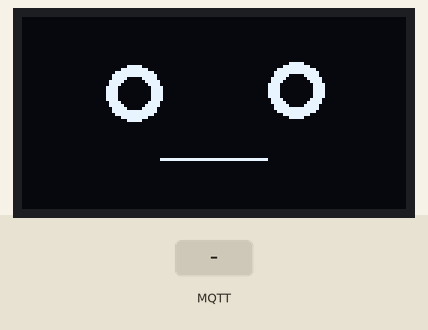
The sketch below on a simulated ESP32. Shown: 128×64 one-colour display. The test bench sets the inputs (shaded band). WiFi joins after 1.5 s; servers stay silent unless stated; random numbers use the default seed unless the sketch sets one; no MQTT or app messages arrive unless stated; what the sketch prints to the serial monitor is not drawn.

Above: at 5.6 s.
5.7 s: MQTT message "feliz" arrives on the first subscribed topic
7.2 s: MQTT message "1" arrives on the first subscribed topic
Timing chart, 0 to 10.2 s (numbered marks = the images above; inputs shaded):
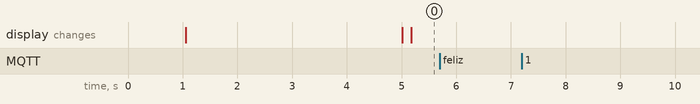

Measured:
- after the input at 5.7 s, every drawn part: stays the same

The sketch:

Jarvinho_MQTT.ino
```cpp
#include <WiFi.h>
#include <WiFiClient.h>
#include <PubSubClient.h>
#include <ArduinoJson.h>
#include <Wire.h>
#include <Adafruit_GFX.h>
#include <Adafruit_SSD1306.h>

// =====================================================
// CONFIGURACOES DE REDE
// =====================================================

const char* WIFI_SSID = "Gabriel_Planet/3212-1433-2.4";
const char* WIFI_PASSWORD = "As250407";

const char* MQTT_HOST = "broker.emqx.io";
const int MQTT_PORT = 1883;

// O backend Python recebe as perguntas e publica as respostas.
// O ESP32 nao deve assinar o topico de perguntas nem publicar
// respostas para evitar duplicidade com o backend.

const char* TOPIC_STATUS = "jarvinho/status";

// =====================================================
// CONFIGURACOES DO DISPLAY OLED
// =====================================================

#define SCREEN_WIDTH 128
#define SCREEN_HEIGHT 64
#define OLED_SDA 8
#define OLED_SCL 9

Adafruit_SSD1306 display(SCREEN_WIDTH, SCREEN_HEIGHT, &Wire, -1);

// =====================================================
// MQTT
// =====================================================

WiFiClient mqttWifiClient;
PubSubClient mqtt(mqttWifiClient);

String expressaoAtual = "neutro";

unsigned long ultimaPiscada = 0;
unsigned long proximaPiscada = 4000;

unsigned long ultimaTentativaWiFi = 0;
unsigned long ultimaTentativaMQTT = 0;

const unsigned long INTERVALO_WIFI = 5000;
const unsigned long INTERVALO_MQTT = 3000;

// =====================================================
// DESENHO DO ROSTO
// =====================================================

void desenharRosto(const String& expressao) {
  expressaoAtual = expressao;

  display.clearDisplay();

  if (expressao == "feliz") {
    display.fillCircle(37, 25, 9, SSD1306_WHITE);
    display.fillCircle(91, 24, 9, SSD1306_WHITE);

    display.fillCircle(37, 25, 5, SSD1306_BLACK);
    display.fillCircle(91, 24, 5, SSD1306_BLACK);

    display.fillCircle(64, 42, 11, SSD1306_WHITE);
    display.fillCircle(64, 37, 11, SSD1306_BLACK);

  } else if (expressao == "pensando") {
    display.fillCircle(37, 25, 9, SSD1306_WHITE);
    display.fillCircle(91, 24, 9, SSD1306_WHITE);

    display.fillCircle(37, 23, 5, SSD1306_BLACK);
    display.fillCircle(91, 22, 5, SSD1306_BLACK);

    display.drawLine(54, 41, 74, 41, SSD1306_WHITE);

    display.setTextSize(1);
    display.setTextColor(SSD1306_WHITE);
    display.setCursor(113, 7);
    display.print("?");

  } else if (expressao == "piscando") {
    display.drawLine(30, 25, 46, 25, SSD1306_WHITE);
    display.drawLine(82, 25, 98, 25, SSD1306_WHITE);
    display.drawLine(54, 43, 74, 43, SSD1306_WHITE);

  } else if (expressao == "raiva") {
    display.fillCircle(37, 25, 9, SSD1306_WHITE);
    display.fillCircle(91, 24, 9, SSD1306_WHITE);

    display.drawLine(42, 51, 59, 41, SSD1306_WHITE);
    display.drawLine(59, 41, 75, 51, SSD1306_WHITE);
    display.drawLine(75, 51, 91, 41, SSD1306_WHITE);

  } else if (expressao == "morteSubita") {
    display.drawLine(46, 44, 86, 44, SSD1306_WHITE);

    display.drawLine(32, 15, 43, 30, SSD1306_WHITE);
    display.drawLine(43, 15, 32, 30, SSD1306_WHITE);

    display.drawLine(87, 15, 98, 30, SSD1306_WHITE);
    display.drawLine(98, 15, 87, 30, SSD1306_WHITE);

  } else {
    display.fillCircle(37, 25, 9, SSD1306_WHITE);
    display.fillCircle(37, 25, 5, SSD1306_BLACK);

    display.fillCircle(91, 24, 9, SSD1306_WHITE);
    display.fillCircle(91, 24, 5, SSD1306_BLACK);

    display.drawLine(46, 47, 81, 47, SSD1306_WHITE);
  }

  display.display();
}

// =====================================================
// PISCADAS
// =====================================================

void verificarPiscada() {
  if (millis() - ultimaPiscada >= proximaPiscada) {
    String expressaoAnterior = expressaoAtual;

    desenharRosto("piscando");
    delay(140);
    desenharRosto(expressaoAnterior);

    ultimaPiscada = millis();
    proximaPiscada = random(3000, 7000);
  }
}

// =====================================================
// RECEBIMENTO DE STATUS DO BACKEND PYTHON
// =====================================================

void callback(char* topic, byte* payload, unsigned int length) {
  String topicStr = String(topic);

  if (topicStr != TOPIC_STATUS) {
    return;
  }

  String mensagem;
  mensagem.reserve(length + 1);

  for (unsigned int i = 0; i < length; i++) {
    mensagem += (char) payload[i];
  }

  StaticJsonDocument<512> doc;

  DeserializationError erro = deserializeJson(doc, mensagem);

  if (erro) {
    Serial.println("Status MQTT recebido com JSON invalido.");
    return;
  }

  String state = doc["state"] | "";
  String detail = doc["detail"] | "";

  Serial.print("Status recebido: ");
  Serial.println(state);

  if (detail.length() > 0) {
    Serial.print("Detalhe: ");
    Serial.println(detail);
  }

  if (state == "thinking") {
    desenharRosto("pensando");

  } else if (state == "ready") {
    desenharRosto("feliz");

  } else if (state == "error") {
    desenharRosto("raiva");
  }
}

// =====================================================
// CONEXAO WIFI
// =====================================================

void iniciarWiFi() {
  WiFi.mode(WIFI_STA);
  WiFi.setAutoReconnect(true);
  WiFi.begin(WIFI_SSID, WIFI_PASSWORD);

  Serial.println("Iniciando conexao Wi-Fi...");
}

void verificarWiFi() {
  if (WiFi.status() == WL_CONNECTED) {
    return;
  }

  if (millis() - ultimaTentativaWiFi < INTERVALO_WIFI) {
    return;
  }

  ultimaTentativaWiFi = millis();

  Serial.println("Wi-Fi desconectado. Tentando reconectar...");
  WiFi.reconnect();
}

// =====================================================
// CONEXAO MQTT
// =====================================================

void conectarMQTT() {
  if (WiFi.status() != WL_CONNECTED || mqtt.connected()) {
    return;
  }

  if (millis() - ultimaTentativaMQTT < INTERVALO_MQTT) {
    return;
  }

  ultimaTentativaMQTT = millis();

  Serial.print("Conectando ao broker MQTT... ");

  String mac = WiFi.macAddress();
  mac.replace(":", "");

  String clientId = "Jarvinho-ESP32-" + mac;

  if (mqtt.connect(clientId.c_str())) {
    Serial.println("conectado!");

    if (mqtt.subscribe(TOPIC_STATUS, 1)) {
      Serial.println("Inscrito no topico de status.");

      desenharRosto("neutro");
    } else {
      Serial.println("Falha ao assinar o topico de status.");
    }

  } else {
    Serial.print("Falha na conexao MQTT. Estado: ");
    Serial.println(mqtt.state());
  }
}

// =====================================================
// SETUP
// =====================================================

void setup() {
  Serial.begin(115200);
  delay(1000);

  randomSeed(micros());

  Wire.begin(OLED_SDA, OLED_SCL);

  if (!display.begin(SSD1306_SWITCHCAPVCC, 0x3C)) {
    Serial.println("Erro ao iniciar OLED.");

    while (true) {
      delay(1000);
    }
  }

  desenharRosto("neutro");

  iniciarWiFi();

  mqtt.setServer(MQTT_HOST, MQTT_PORT);
  mqtt.setCallback(callback);
  mqtt.setBufferSize(1024);
  mqtt.setKeepAlive(60);
  mqtt.setSocketTimeout(5);

  ultimaPiscada = millis();
  proximaPiscada = random(3000, 7000);
}

// =====================================================
// LOOP PRINCIPAL
// =====================================================

void loop() {
  verificarPiscada();

  verificarWiFi();

  if (WiFi.status() == WL_CONNECTED) {
    if (!mqtt.connected()) {
      conectarMQTT();
    } else {
      mqtt.loop();
    }
  }
}
```
